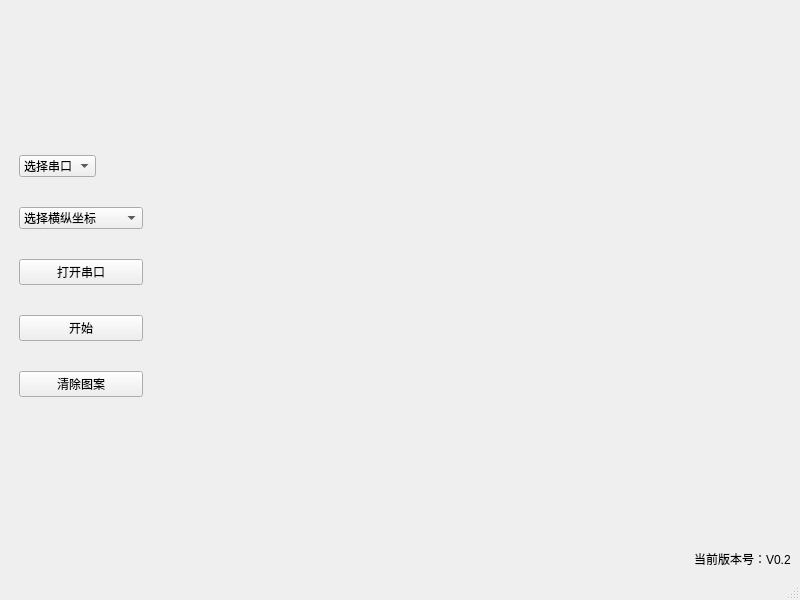
<?xml version="1.0" encoding="UTF-8"?>
<ui version="4.0">
 <class>MainWindow</class>
 <widget class="QMainWindow" name="MainWindow">
  <property name="geometry">
   <rect>
    <x>0</x>
    <y>0</y>
    <width>800</width>
    <height>600</height>
   </rect>
  </property>
  <property name="windowTitle">
   <string>外骨骼测试平台</string>
  </property>
  <widget class="QWidget" name="centralwidget">
   <layout class="QHBoxLayout" name="horizontalLayout" stretch="0">
    <item>
     <layout class="QVBoxLayout" name="verticalLayout_2">
      <item>
       <layout class="QHBoxLayout" name="horizontalLayout_4" stretch="0,1">
        <item>
         <layout class="QVBoxLayout" name="verticalLayout">
          <property name="spacing">
           <number>30</number>
          </property>
          <property name="leftMargin">
           <number>10</number>
          </property>
          <property name="rightMargin">
           <number>10</number>
          </property>
          <property name="bottomMargin">
           <number>0</number>
          </property>
          <item>
           <spacer name="verticalSpacer">
            <property name="orientation">
             <enum>Qt::Vertical</enum>
            </property>
            <property name="sizeHint" stdset="0">
             <size>
              <width>20</width>
              <height>40</height>
             </size>
            </property>
           </spacer>
          </item>
          <item>
           <layout class="QHBoxLayout" name="horizontalLayout_2">
            <property name="spacing">
             <number>7</number>
            </property>
            <property name="sizeConstraint">
             <enum>QLayout::SetDefaultConstraint</enum>
            </property>
            <item>
             <widget class="ComboxAdjust" name="cbb_port">
              <property name="sizePolicy">
               <sizepolicy hsizetype="Fixed" vsizetype="Fixed">
                <horstretch>0</horstretch>
                <verstretch>0</verstretch>
               </sizepolicy>
              </property>
              <property name="maximumSize">
               <size>
                <width>89</width>
                <height>16777215</height>
               </size>
              </property>
              <property name="sizeAdjustPolicy">
               <enum>QComboBox::AdjustToContents</enum>
              </property>
              <property name="frame">
               <bool>true</bool>
              </property>
              <item>
               <property name="text">
                <string>选择串口</string>
               </property>
              </item>
             </widget>
            </item>
            <item>
             <widget class="QPushButton" name="btn_refresh_port">
              <property name="layoutDirection">
               <enum>Qt::LeftToRight</enum>
              </property>
              <property name="text">
               <string/>
              </property>
              <property name="icon">
               <iconset resource="../res/res.qrc">
                <normaloff>:/image/refresh_48px_1229014_easyicon.net.ico</normaloff>:/image/refresh_48px_1229014_easyicon.net.ico</iconset>
              </property>
              <property name="shortcut">
               <string/>
              </property>
              <property name="autoDefault">
               <bool>false</bool>
              </property>
              <property name="default">
               <bool>false</bool>
              </property>
              <property name="flat">
               <bool>true</bool>
              </property>
             </widget>
            </item>
           </layout>
          </item>
          <item>
           <widget class="QComboBox" name="cbb_group">
            <property name="layoutDirection">
             <enum>Qt::LeftToRight</enum>
            </property>
            <item>
             <property name="text">
              <string>选择横纵坐标</string>
             </property>
            </item>
            <item>
             <property name="text">
              <string>气压-力</string>
             </property>
            </item>
            <item>
             <property name="text">
              <string>位移-力</string>
             </property>
            </item>
            <item>
             <property name="text">
              <string>气压-位移</string>
             </property>
            </item>
           </widget>
          </item>
          <item>
           <widget class="QPushButton" name="btn_port">
            <property name="text">
             <string>打开串口</string>
            </property>
           </widget>
          </item>
          <item>
           <widget class="QPushButton" name="btn_pause">
            <property name="text">
             <string>开始</string>
            </property>
           </widget>
          </item>
          <item>
           <widget class="QPushButton" name="btn_clear_paint">
            <property name="text">
             <string>清除图案</string>
            </property>
           </widget>
          </item>
          <item>
           <spacer name="verticalSpacer_2">
            <property name="orientation">
             <enum>Qt::Vertical</enum>
            </property>
            <property name="sizeHint" stdset="0">
             <size>
              <width>20</width>
              <height>40</height>
             </size>
            </property>
           </spacer>
          </item>
         </layout>
        </item>
        <item>
         <widget class="GraphicsLayoutWidget" name="widget" native="true">
          <property name="contextMenuPolicy">
           <enum>Qt::DefaultContextMenu</enum>
          </property>
         </widget>
        </item>
       </layout>
      </item>
      <item>
       <layout class="QHBoxLayout" name="horizontalLayout_8">
        <item>
         <spacer name="horizontalSpacer">
          <property name="orientation">
           <enum>Qt::Horizontal</enum>
          </property>
          <property name="sizeHint" stdset="0">
           <size>
            <width>40</width>
            <height>20</height>
           </size>
          </property>
         </spacer>
        </item>
        <item>
         <widget class="LabelClickable" name="about">
          <property name="text">
           <string>当前版本号：V0.2</string>
          </property>
         </widget>
        </item>
       </layout>
      </item>
     </layout>
    </item>
   </layout>
  </widget>
  <widget class="QMenuBar" name="menubar">
   <property name="geometry">
    <rect>
     <x>0</x>
     <y>0</y>
     <width>800</width>
     <height>26</height>
    </rect>
   </property>
  </widget>
  <widget class="QStatusBar" name="statusbar"/>
 </widget>
 <customwidgets>
  <customwidget>
   <class>GraphicsLayoutWidget</class>
   <extends>QWidget</extends>
   <header>pyqtgraph</header>
   <container>1</container>
  </customwidget>
  <customwidget>
   <class>ComboxAdjust</class>
   <extends>QComboBox</extends>
   <header>diy/combox</header>
  </customwidget>
  <customwidget>
   <class>LabelClickable</class>
   <extends>QLabel</extends>
   <header>diy/label_clickable</header>
  </customwidget>
 </customwidgets>
 <resources>
  <include location="../res/res.qrc"/>
 </resources>
 <connections/>
</ui>
